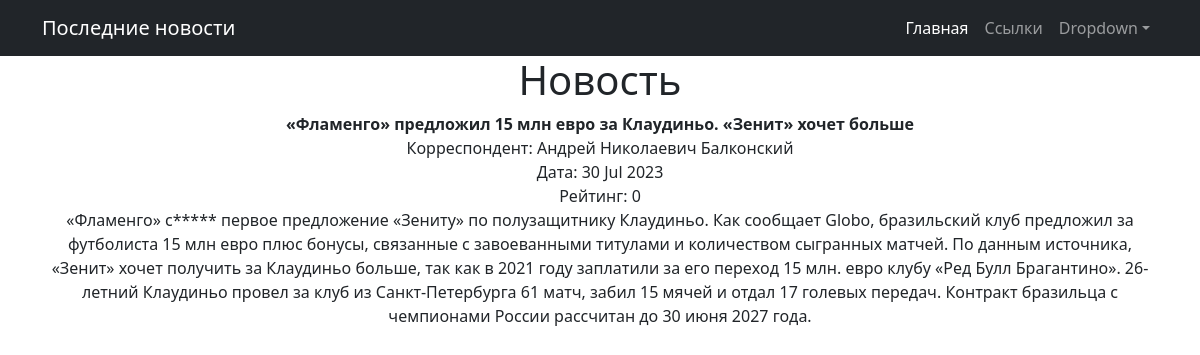
Screenshot of /news/1 with the database file from the repository.
### newsportalapp/models.py (models this page shows, shortened)
class Post(models.Model):
    post_author = models.ForeignKey(Author, on_delete=models.CASCADE)          # - связь «один ко многим» с моделью Author;
    post_type = models.CharField(max_length=2, choices=POSTTYPE) #, default='N')  # - поле с выбором — «статья» или «новость»;
    post_date = models.DateTimeField(auto_now_add=datetime.datetime.now())     # - автоматически добавляемая дата и время создания;
    post_category = models.ManyToManyField(Category, through='PostCategory')   # - связь «многие ко многим» с моделью Category(с дополнительной моделью PostCategory);
    post_title = models.CharField(max_length=124)                              # - заголовок статьи / новости;
    post_text = models.TextField()                                             # - текст статьи / новости;
    post_rating = models.IntegerField()                # - рейтинг статьи / новости.

class Author(models.Model):
    author_user = models.OneToOneField(User, on_delete=models.CASCADE)  # - cвязь «один к одному» с встроенной моделью пользователей User;
    author_rating = models.IntegerField(default=0)                      # - рейтинг пользователя.Ниже будет дано описание того, как этот рейтинг можно посчитать.

### newsportalapp/views.py (the view)
# urls.py: path('<int:pk>', PostDetail.as_view(), name='post_detail'),
class PostDetail(DetailView):
    model = Post
    template_name = 'new.html'
    context_object_name = 'new'

### newsportalapp/templatetags/custom_filters.py (called while the page is built)
@register.filter()
def censor(value):
    if type(value) != str:
        raise ValueError("Применять данный фильтр следует к строке!")
    try:
        value_list = value.split()
        value_list_c = value_list.copy()
        for i in range(len(FAILED_WORDS)):  # перебираем список запрещенных слов
            j = 0
            for value_list_word in value_list_c:            # перебираем слова из проверяемого текста
                if value_list_word == FAILED_WORDS[i]:     # если находим совпадение
                    value_list_word_new = value_list_word[:1:1] + '*'*(len(value_list_word)-1)
                    value_list.insert(j, value_list_word_new)
                    value_list.pop(j+1)
                j += 1
    except ValueError as error:
        print(error)
    else:
        value_new = ' '.join(value_list)
        return f'{value_new}'

### templates/new.html (shortened to what this page needs)
{% extends 'flatpages/default.html' %}
{% load custom_filters %}
{% load custom_tags %}
{% block content %}
   {% if  new.post_type == 'N'%}
      <h1>Новость</h1>
      <b>{{ new.post_title|censor }}</b>
      <br>
      Корреспондент: {{ new.post_author.author_user }}
   {% else %}
      <h3>Статья</h3>
      <h1>{{ new.post_title|censor }}</h1>
      <br>
      Автор: {{ new.post_author.author_user }}
   {% endif %}
   <br>
   Дата: {{ new.post_date|date:"d M Y" }}
   <br>
   Рейтинг: {{ new.post_rating }}
   <br>
   {{ new.post_text|censor }}
{% endblock content %}

### rows the page displays
Post: post_title|censor "«Фламенго» предложил 15 млн евро за Клаудиньо. «Зенит» хочет больше", post_author.author_user "Андрей Николаевич Балконский", post_date "30 Jul 2023", post_rating "0", post_text|censor "«Фламенго» с***** первое предложение «Зениту» по полузащитнику Клаудиньо. Как сообщает Globo, бразильский клуб предложил за футболиста 15 млн евро плюс бонусы, связанные с завоеванными титулами и количеством сыгранных матчей. По данным источника, «Зенит» хочет получить за Клаудиньо больше, так как в 2021 году заплатили за его переход 15 млн. евро клубу «Ред Булл Брагантино». 26-летний Клаудиньо провел за клуб из Санкт-Петербурга 61 матч, забил 15 мячей и отдал 17 голевых передач. Контракт бразильца с чемпионами России рассчитан до 30 июня 2027 года."
